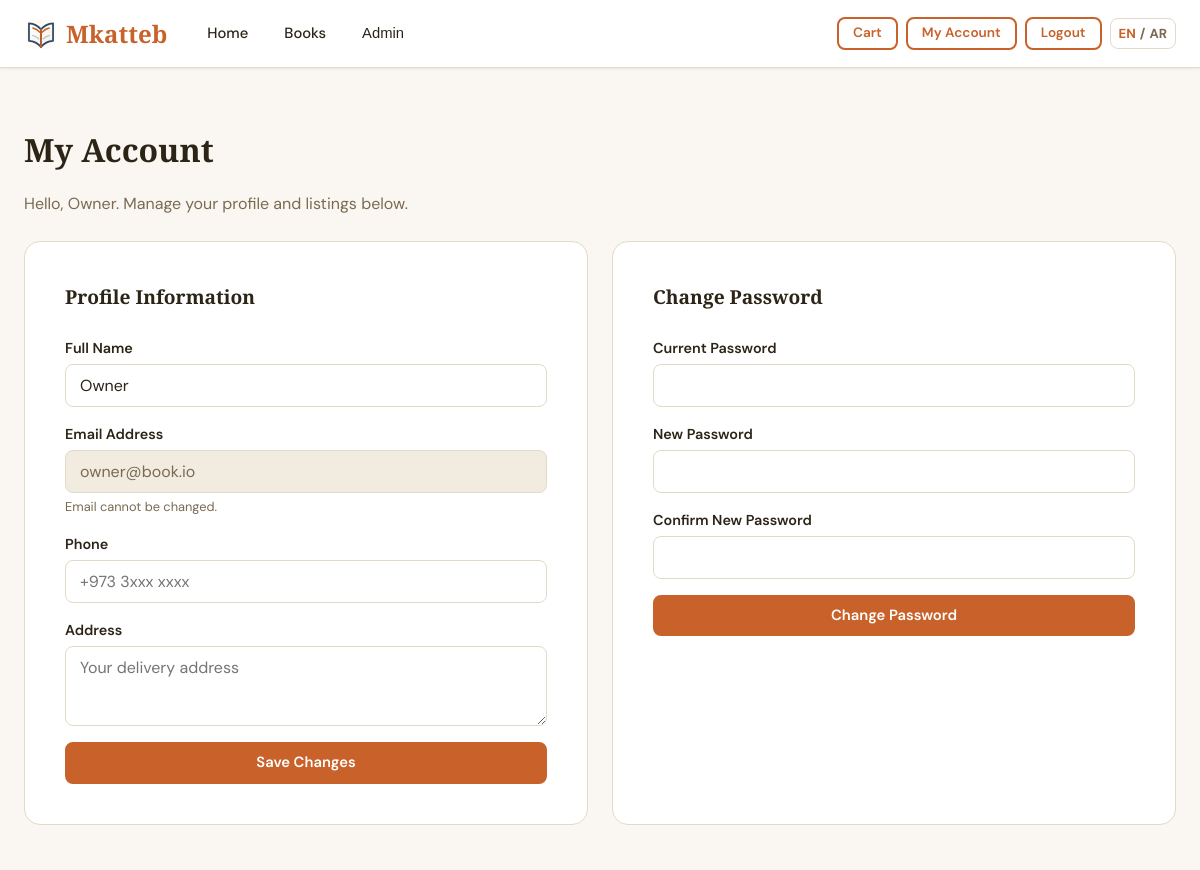
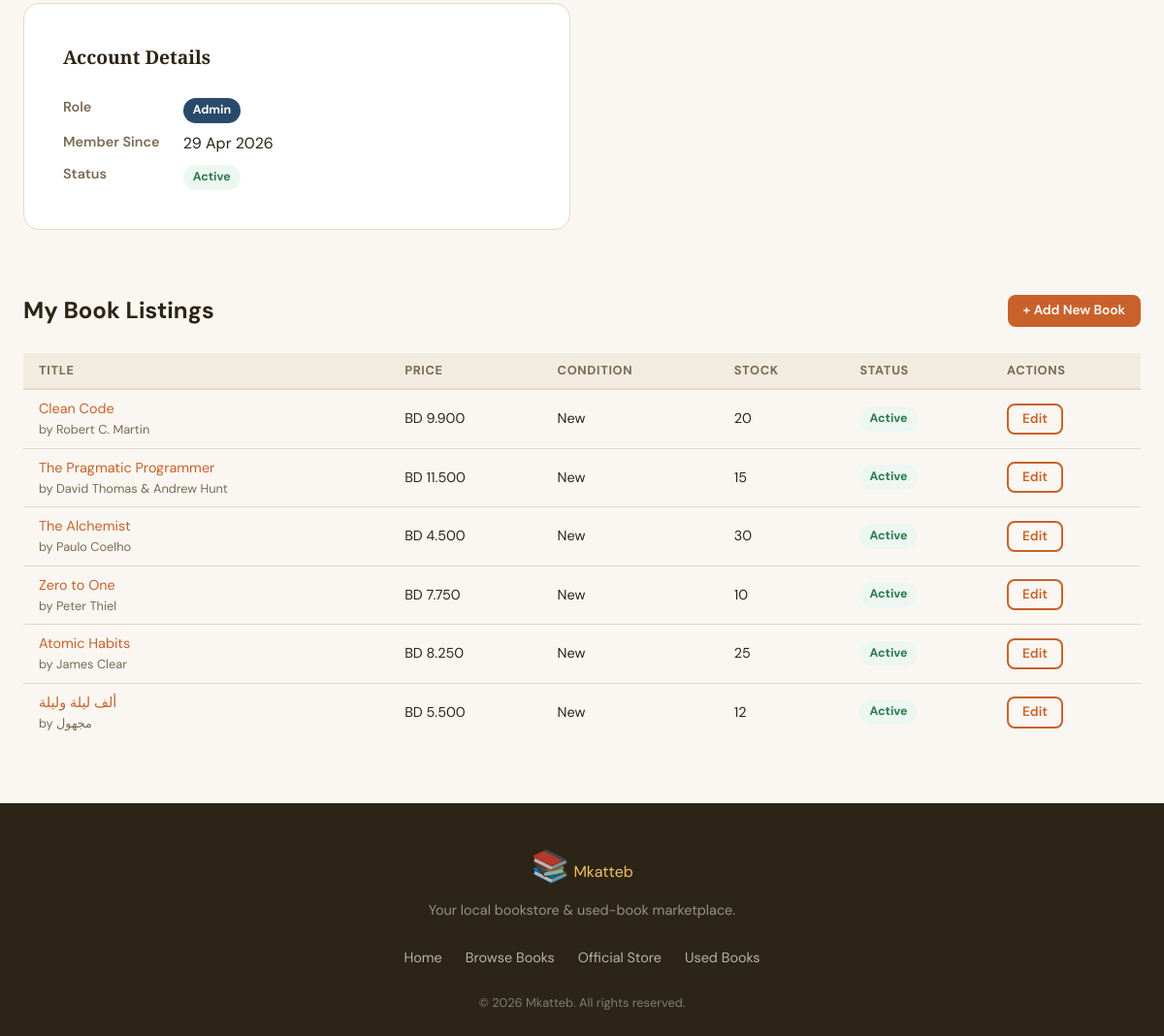
The app's page /account.php (signed in) with its own data (2 pictures, top to bottom).
### tables this page shows
CREATE TABLE IF NOT EXISTS users (
    id          INT UNSIGNED AUTO_INCREMENT PRIMARY KEY,
    name        VARCHAR(120)    NOT NULL,
    email       VARCHAR(180)    NOT NULL UNIQUE,
    password    VARCHAR(255)    NOT NULL,
    role        ENUM('user','admin') NOT NULL DEFAULT 'user',
    avatar      VARCHAR(255)    NULL,
    phone       VARCHAR(30)     NULL,
    address     TEXT            NULL,
    is_blocked  TINYINT(1)      NOT NULL DEFAULT 0,
    created_at  DATETIME        NOT NULL DEFAULT CURRENT_TIMESTAMP,
    updated_at  DATETIME        NOT NULL DEFAULT CURRENT_TIMESTAMP ON UPDATE CURRENT_TIMESTAMP
);

CREATE TABLE IF NOT EXISTS books (
    id              INT UNSIGNED AUTO_INCREMENT PRIMARY KEY,
    seller_id       INT UNSIGNED    NOT NULL COMMENT 'User who listed the book',
    category_id     INT UNSIGNED    NULL,
    title           VARCHAR(255)    NOT NULL,
    author          VARCHAR(255)    NOT NULL,
    description     TEXT            NULL,
    price           DECIMAL(10,3)   NOT NULL,
    stock           INT UNSIGNED    NOT NULL DEFAULT 1,
    condition_type  ENUM('new','like_new','used','damaged') NOT NULL DEFAULT 'new',
    book_type       ENUM('official','used') NOT NULL DEFAULT 'used'
                    COMMENT 'official = admin listed, used = user listed',
    book_language   ENUM('arabic','english') NOT NULL DEFAULT 'english',
    cover_image     VARCHAR(255)    NULL,
    is_active       TINYINT(1)      NOT NULL DEFAULT 1,
    views           INT UNSIGNED    NOT NULL DEFAULT 0,
    created_at      DATETIME        NOT NULL DEFAULT CURRENT_TIMESTAMP,
    updated_at      DATETIME        NOT NULL DEFAULT CURRENT_TIMESTAMP ON UPDATE CURRENT_TIMESTAMP,
    CONSTRAINT fk_books_seller   FOREIGN KEY (seller_id)   REFERENCES users(id)       ON DELETE CASCADE,
    CONSTRAINT fk_books_category FOREIGN KEY (category_id) REFERENCES categories(id)  ON DELETE SET NULL
);

### includes/lang.php (called while the page is built, shortened)
<?php
$translations['en'] = array_replace($translations['en'], [
    'english_name' => 'English Name',
    'arabic_name' => 'Arabic Name',
    'english_description' => 'English Description',
    'arabic_description' => 'Arabic Description',
    'category_english_name_placeholder' => 'e.g. Science Fiction',
    'category_arabic_name_placeholder' => 'e.g. خيال علمي',
    'category_english_description_placeholder' => 'Short English description',
    'category_arabic_description_placeholder' => 'Short Arabic description',
    'error_category_english_name_min' => 'English category name must be at least 2 characters.',
    'error_category_arabic_name_min' => 'Arabic category name must be at least 2 characters.',
    'no_orders_placed_yet' => 'No orders placed yet.',
    'book_language' => 'Book Language',
    'language' => 'Language',
    'all_languages' => 'All Languages',
    'arabic' => 'Arabic',
    'english' => 'English',
]);
$translations['ar'] = array_replace($translations['ar'], [
    'english_name' => 'الاسم بالإنجليزية',
    'arabic_name' => 'الاسم بالعربية',
    'english_description' => 'الوصف بالإنجليزية',
    'arabic_description' => 'الوصف بالعربية',
    'category_english_name_placeholder' => 'مثال: Science Fiction',
    'category_arabic_name_placeholder' => 'مثال: خيال علمي',
    'category_english_description_placeholder' => 'وصف إنجليزي مختصر',
    'category_arabic_description_placeholder' => 'وصف عربي مختصر',
    'error_category_english_name_min' => 'يجب أن يكون اسم التصنيف بالإنجليزية حرفين على الأقل.',
    'error_category_arabic_name_min' => 'يجب أن يكون اسم التصنيف بالعربية حرفين على الأقل.',
    'no_orders_placed_yet' => 'لا توجد طلبات بعد.',
    'book_language' => 'لغة الكتاب',
    'language' => 'اللغة',
    'all_languages' => 'كل اللغات',
    'arabic' => 'العربية',
    'english' => 'الإنجليزية',
]);
function currentLang(): string {
    return $_SESSION['lang'] ?? 'en';
}
function t(string $key): string {
    global $translations;
    $lang = currentLang();
    $text = $translations[$lang][$key] ?? '';
    return $text;
}

### includes/functions.php (called while the page is built, shortened)
<?php
require_once __DIR__ . '/db.php';
function url(string $path = ''): string {
    $path = trim($path);
    $path = str_replace('\\', '/', $path);
    $base = rtrim(BASE_URL, '/');
    if ($path === '/public') {
        $path = '';
    } elseif (strpos($path, '/public/') === 0) {
        $path = substr($path, strlen('/public/'));
    } else {
        $path = ltrim($path, '/');
    }
    return $base . ($path !== '' ? '/' . $path : '');
}
function e(string $str): string {
    return htmlspecialchars($str, ENT_QUOTES | ENT_HTML5, 'UTF-8');
}
function conditionLabel(string $condition): string {
    $key = match($condition) {
        'new'      => 'condition_new',
        'like_new' => 'condition_like_new',
        'used'     => 'condition_used',
        'damaged'  => 'condition_damaged',
        default    => '',
    };
    if ($key !== '' && function_exists('t')) {
        return t($key);
    }
    return match($condition) {
        'new'      => 'New',
        'like_new' => 'Like New',
        'used'     => 'Used',
        'damaged'  => 'Damaged',
        default    => ucfirst($condition),
    };
}
function formatPrice(float $price): string {
    return 'BD ' . number_format($price, 3);
}
function getUserBooks(int $userId): array {
    $stmt = db()->prepare(
        "SELECT b.*, c.name AS category_name, c.name_ar AS category_name_ar
         FROM books b
         LEFT JOIN categories c ON b.category_id = c.id
         WHERE b.seller_id = ?
         ORDER BY b.created_at DESC"
    );
    $stmt->execute([$userId]);
    return $stmt->fetchAll();
}

### includes/auth.php (called while the page is built, shortened)
<?php
require_once __DIR__ . '/functions.php';
require_once __DIR__ . '/lang.php';
function isLoggedIn(): bool {
    return isset($_SESSION['user_id']);
}
function currentUser(): ?array {
    static $user = null;
    if ($user === null) {
        $stmt = db()->prepare('SELECT * FROM users WHERE id = ?');
        $stmt->execute([$_SESSION['user_id']]);
        $user = $stmt->fetch() ?: null;
    }
    return $user;
}

### includes/db.php (called while the page is built, shortened)
<?php
function db(): PDO {
    static $pdo = null;
    if ($pdo === null) {
        $dsn = sprintf(
            'mysql:host=%s;dbname=%s;charset=%s',
            DB_HOST, DB_NAME, DB_CHARSET
        );
        $options = [
            PDO::ATTR_ERRMODE            => PDO::ERRMODE_EXCEPTION,
            PDO::ATTR_DEFAULT_FETCH_MODE => PDO::FETCH_ASSOC,
            PDO::ATTR_EMULATE_PREPARES   => false,
        ];
        try {
            $pdo = new PDO($dsn, DB_USER, DB_PASS, $options);
        } catch (PDOException $e) {
            die('<div style="font-family:monospace;color:red;padding:20px;">
                <strong>Database connection failed.</strong><br>
                Make sure XAMPP MySQL is running and the database exists.<br>
                Error: ' . htmlspecialchars($e->getMessage()) . '
            </div>');
        }
    }
    return $pdo;
}

### public/account.php (the view, shortened to what this page needs)
<?php
require_once __DIR__ . '/../includes/auth.php';
require_once __DIR__ . '/../includes/functions.php';
$user      = currentUser();
$userBooks = getUserBooks($user['id']);
$user = currentUser();
include __DIR__ . '/../includes/header.php';
?>
<div class="container account-page">
    <div class="page-header">
        <h1><?= e(t('my_account')) ?></h1>
        <p class="page-sub"><?= e(sprintf(t('hello_manage_profile'), $user['name'])) ?></p>
    </div>
    <div class="account-grid">
        <section class="card">
            <h2 class="card__title"><?= e(t('profile_information')) ?></h2>
            <form method="post" action="<?= e(url('account.php')) ?>" class="auth-form">
                <div class="form-group">
                    <label class="form-label"><?= e(t('full_name')) ?></label>
                    <input type="text" name="name" class="form-input"
                           value="<?= e($user['name']) ?>" required minlength="2">
                </div>
                <div class="form-group">
                    <label class="form-label"><?= e(t('email_address')) ?></label>
                    <input type="email" class="form-input" value="<?= e($user['email']) ?>" disabled>
                    <span class="form-hint"><?= e(t('email_cannot_change')) ?></span>
                </div>
                <div class="form-group">
                    <label class="form-label"><?= e(t('phone')) ?></label>
                    <input type="tel" name="phone" class="form-input"
                           value="<?= e($user['phone'] ?? '') ?>" placeholder="+973 3xxx xxxx">
                </div>
                <div class="form-group">
                    <label class="form-label"><?= e(t('address')) ?></label>
                    <textarea name="address" class="form-input" rows="2"
                              placeholder="<?= e(t('your_delivery_address')) ?>"><?= e($user['address'] ?? '') ?></textarea>
                </div>
                <button type="submit" class="btn btn--primary"><?= e(t('save_changes')) ?></button>
            </form>
        </section>
        <section class="card">
            <h2 class="card__title"><?= e(t('change_password')) ?></h2>
            <form method="post" action="<?= e(url('account.php')) ?>" class="auth-form">
                <div class="form-group">
                    <label class="form-label"><?= e(t('current_password')) ?></label>
                    <input type="password" name="current_password" class="form-input" required autocomplete="current-password">
                </div>
                <div class="form-group">
                    <label class="form-label"><?= e(t('new_password')) ?></label>
                    <input type="password" name="new_password" class="form-input" required minlength="6" autocomplete="new-password">
                </div>
                <div class="form-group">
                    <label class="form-label"><?= e(t('confirm_new_password')) ?></label>
                    <input type="password" name="confirm_password" class="form-input" required autocomplete="new-password">
                </div>
                <button type="submit" class="btn btn--primary"><?= e(t('change_password')) ?></button>
            </form>
        </section>
        <section class="card account-meta">
            <h2 class="card__title"><?= e(t('account_details')) ?></h2>
            <dl class="detail-list">
                <dt><?= e(t('role')) ?></dt>
                <dd><span class="badge-role badge-role--<?= e($user['role']) ?>"><?= e(t($user['role'] === 'admin' ? 'admin_role' : 'user_role')) ?></span></dd>
                <dt><?= e(t('member_since')) ?></dt>
                <dd><?= date('d M Y', strtotime($user['created_at'])) ?></dd>
                <dt><?= e(t('status')) ?></dt>
                <dd><?= $user['is_blocked'] ? '<span class="status status--blocked">' . e(t('blocked')) . '</span>' : '<span class="status status--active">' . e(t('active')) . '</span>' ?></dd>
            </dl>
        </section>
    </div>
    <section class="my-listings">
        <div class="section-header">
            <h2><?= e(t('my_book_listings')) ?></h2>
            <a href="<?= e(url('add-book.php')) ?>" class="btn btn--primary btn--sm">+ <?= e(t('add_new_book')) ?></a>
        </div>
        <?php if (empty($userBooks)): ?>
        <div class="empty-state">
            <span class="empty-state__icon">📦</span>
            <p><?= e(t('no_listed_books')) ?></p>
            <a href="<?= e(url('add-book.php')) ?>" class="btn btn--primary"><?= e(t('list_first_book')) ?></a>
        </div>
        <?php else: ?>
        <div class="books-table-wrap">
            <table class="books-table">
                <thead>
                    <tr>
                        <th><?= e(t('title')) ?></th>
                        <th><?= e(t('price')) ?></th>
                        <th><?= e(t('condition')) ?></th>
                        <th><?= e(t('stock')) ?></th>
                        <th><?= e(t('status')) ?></th>
                        <th><?= e(t('actions')) ?></th>
                    </tr>
                </thead>
                <tbody>
                    <?php foreach ($userBooks as $book): ?>
                    <tr>
                        <td>
                            <a href="<?= e(url('book.php?id=' . (int)$book['id'])) ?>"><?= e($book['title']) ?></a>
                            <small class="text-muted"><?= e(t('by_author')) ?> <?= e($book['author']) ?></small>
                        </td>
                        <td><?= formatPrice((float)$book['price']) ?></td>
                        <td><?= conditionLabel($book['condition_type']) ?></td>
                        <td><?= (int)$book['stock'] ?></td>
                        <td>
                            <?php if ($book['is_active']): ?>
                                <span class="status status--active"><?= e(t('active')) ?></span>
                            <?php else: ?>
                                <span class="status status--blocked"><?= e(t('hidden')) ?></span>
                            <?php endif; ?>
                        </td>
                        <td class="actions">
                            <a href="<?= e(url('add-book.php?edit=' . (int)$book['id'])) ?>" class="btn btn--sm btn--outline"><?= e(t('edit')) ?></a>
                        </td>
                    </tr>
                    <?php endforeach; ?>
                </tbody>
            </table>
        </div>
        <?php endif; ?>
    </section>
</div>
<?php include __DIR__ . '/../includes/footer.php'; ?>

### records on screen
users: name "Hello, Owner. Manage your profile and listings below.", name "Owner", email "owner@book.io", role "Admin", created_at "29 Apr 2026"
books: title "Clean Code", author "Robert C. Martin", price "BD 9.900", condition_type "New", stock "20"
books: title "The Pragmatic Programmer", author "David Thomas & Andrew Hunt", price "BD 11.500", condition_type "New", stock "15"
books: title "The Alchemist", author "Paulo Coelho", price "BD 4.500", condition_type "New", stock "30"
books: title "Zero to One", author "Peter Thiel", price "BD 7.750", condition_type "New", stock "10"
books: title "Atomic Habits", author "James Clear", price "BD 8.250", condition_type "New", stock "25"
books: title "ألف ليلة وليلة", author "مجهول", price "BD 5.500", condition_type "New", stock "12"

### other values on screen
$siteName "Mkatteb"
t($link['label_key']) "Home"
t($link['label_key']) "Books"
t('admin') "Admin"
t('cart') "Cart"
t('my_account') "My Account"
t('logout') "Logout"
t('profile_information') "Profile Information"
t('full_name') "Full Name"
t('email_address') "Email Address"
t('email_cannot_change') "Email cannot be changed."
t('phone') "Phone"
t('address') "Address"
t('save_changes') "Save Changes"
t('change_password') "Change Password"
